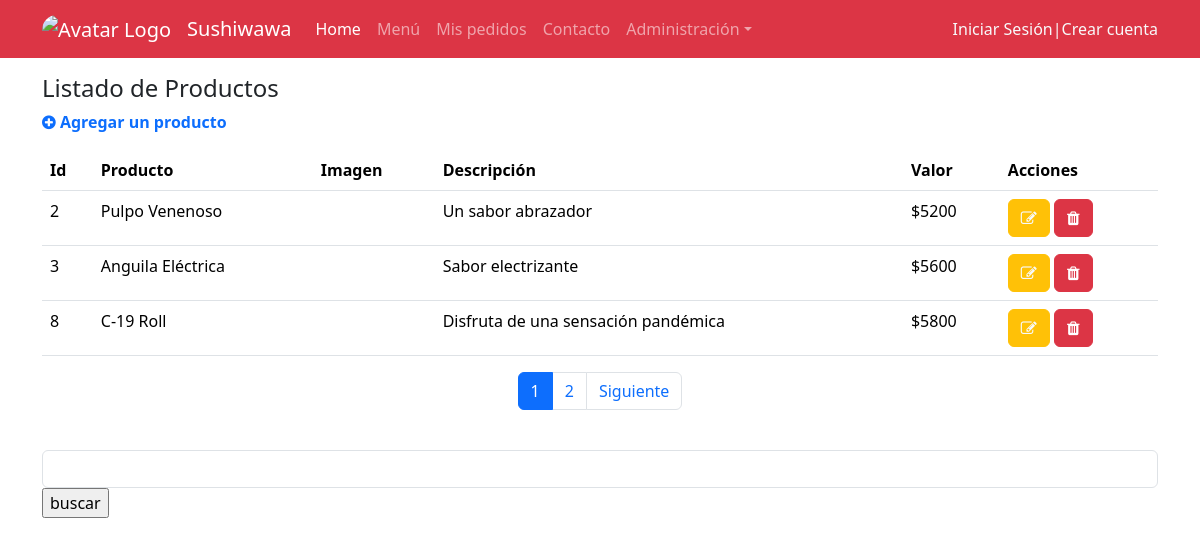
Before: /productos/ with the older database file.
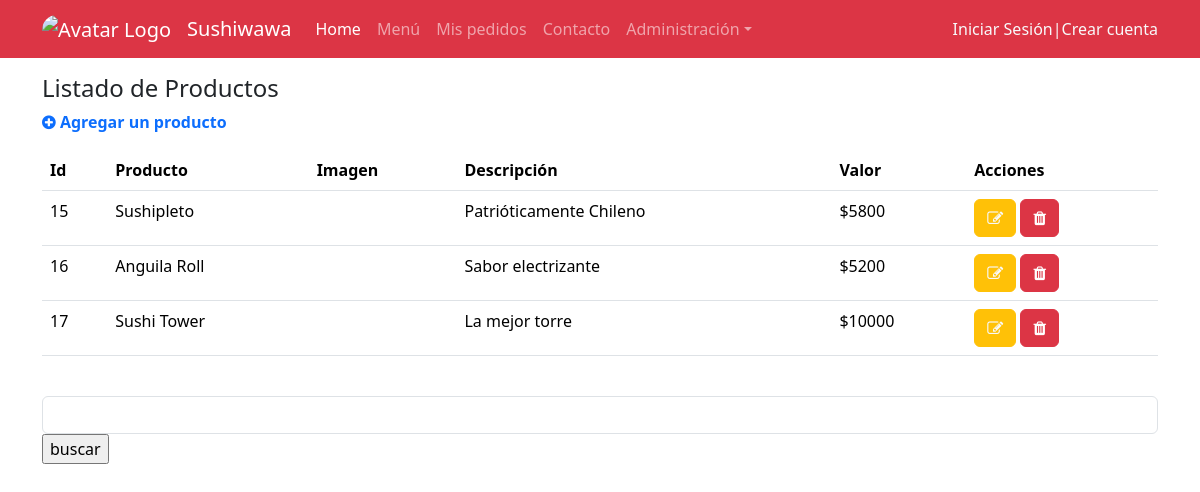
After: the same page with the newer database file.
### sushi/models.py (models this page shows, shortened)
class Producto(models.Model):
    nombre_producto=models.CharField(max_length=50, null=False)
    imagen=models.ImageField(upload_to='productos', null=True)
    descripcion=models.CharField(max_length=50, null=False)
    valor=models.IntegerField(null=False)

### sushi/views.py (the view)
# urls.py: path('productos/', productos, name='productos'),
def productos(request):
    productos=Producto.objects.all()
    page=request.GET.get('page',1)
    try:
        pagtr=Paginator(productos,3)
        productos=pagtr.page(page)
    except:
        raise Http404
    print(productos)
    datos={
        "productos":productos,
        "paginator":pagtr
    }
    if request.method=="POST":
        val=request.POST.get("valor")
        productos=Producto.objects.filter(valor=val)
        datos={
        "productos":productos,
        }
    return render(request,'sushi/productos.html', datos)

### sushi/templates/sushi/productos.html (shortened to what this page needs)
{% extends "sushi/base.html" %}
{% load static %}
{% block links %}
<link rel="stylesheet" href="https://cdnjs.cloudflare.com/ajax/libs/font-awesome/4.7.0/css/font-awesome.min.css">
{% endblock links %}
{% block contenido %}
    <div class="container">
      <div class="mt-3">
        <h1 class="h4">Listado de Productos</h1>
        <p ><a href="{% url "crearproducto" %}" class="nodecolink"><i class="fa fa-plus-circle" aria-hidden="true"></i> Agregar un producto</p></a>
      </div>
      <div class="mt-2 table-responsive">
        <table class="table table-hover">
            <thead>
              <tr>
                <th>Id</th>
                <th>Producto</th>
                <th>Imagen</th>
                <th>Descripción</th>
                <th>Valor</th>
                <th>Acciones</th>
              </tr>
            </thead>
            <tbody>
              {% for p in productos  %}
              <tr>
                <td>{{p.id}}</td>
                <td>{{p.nombre_producto | title}}</td>
                <td><img src="{{p.imagen.url}} " alt="" height="50"></td>
                <td>{{p.descripcion | capfirst}}</td>
                <td>${{p.valor }}</td>
                <td>
                    <a href="{% url "modificarproducto" p.id %}" role="button" class="btn btn-warning text-light"><i class="fa fa-pencil-square-o" aria-hidden="true"></i></a>
                    <a href="{% url "eliminarproducto" p.id %}" role="button" class="btn btn-danger"><i class="fa fa-trash" aria-hidden="true"></i></a>
                </td>
              </tr>
              {% endfor %}
            </tbody>
        </table>
          <div>
            {% include 'sushi/paginator.html' %}
          </div>
      </div>
      <form action="" method="post">
        <div class="form-group">
          <input type="text" class="form-control" name="valor" id="id_valor" aria-describedby="helpId" placeholder="">
        </div>
        <input type="submit" value="buscar">
      </form>
    </div>
    {% endblock contenido %}

### sushi/templates/sushi/base.html (shortened to what this page needs)
{% load static %}
<!DOCTYPE html>
<html lang="es">
<head>
    <link href="{% static 'sushi/css/bootstrap.min.css' %} " rel="stylesheet">
    <link rel="stylesheet" href=" {% static 'sushi/css/estilo.css' %} ">
    {% block links %}
    {% endblock links %}
</head>
<body>
    <nav class="navbar navbar-expand-sm navbar-dark bg-danger">
        <div class="container">
            <a class="navbar-brand" href="{% url 'index' %}">
                <img src=" {% static 'sushi/img/dog3logo.png' %} " alt=" Avatar Logo" style="width:40px;"
                class="rounded-pill">
            </a>
            <a class="navbar-brand" href="{% url 'index' %}">Sushiwawa</a>
                <div class="collapse navbar-collapse" id="collapsibleNavId">
                    <ul class="navbar-nav me-auto mt-2 mt-lg-0">
                        <li class="nav-item">
                            <a class="nav-link active" href=" {% url 'index' %}" aria-current="page">Home
                                <span class="visually-hidden">(current)</span></a>
                        </li>
                        <li class="nav-item">
                            <a class="nav-link" href="">Menú</a>
                        </li>
                        <li class="nav-item">
                            <a class="nav-link" href="{% url 'mispedidos' %}">Mis pedidos</a>
                        </li>
                        <li class="nav-item">
                            <a class="nav-link" href="">Contacto</a>
                        </li>
                        <li class="nav-item dropdown">
                            <a class="nav-link dropdown-toggle" href="#" id="dropdownId" data-bs-toggle="dropdown"
                                aria-haspopup="true" aria-expanded="false">Administración</a>
                        </li>
                    </ul>
                    {% if user.is_authenticated %}
                        <span id="sesionlink"><a class="nav-link text-light sesiontext" href="">{{user.username}} |</a></span>
                       {% comment %}  <form action="{% url "logout" %}" method="post">
                            {% csrf_token %}
                            <span id="sesionlink"><button type="submit" class='nav-link text-light sesiontext'>&nbsp;Cerrar Sesión</button></span>
                        </form> {% endcomment %}
                        <span id="sesionlink"><a class="nav-link text-light sesiontext" href="{% url "logout_view" %}">&nbsp;Cerrar Sesión</a></span>
                    {% else %}
                        <span id="sesionlink"><a class="nav-link text-light sesiontext" href="{% url 'login' %}">Iniciar Sesión</a></span>
                        <span id="sesionlink"><a class="nav-link text-light sesiontext" href="">|</a></span>
                        <span id="sesionlink"><a class="nav-link text-light sesiontext" href="{% url 'registro' %}">Crear cuenta</a></span>
                    {% endif %}
                </div>
        </div>
    </nav>
    {% block contenido %}
    {% endblock contenido %}
</body>
</html>

### sushi/templates/sushi/paginator.html (shortened to what this page needs)
{% if paginator.num_pages > 1%}
<div class="d-flex justify-content-center">
    <ul class="pagination">
        {% for page in paginator.page_range %}
            {% if page < 7 or page == productos.number %}
            <li class="page-item {% if page == productos.number %}active{% endif %}">
                <a class="page-link" href="?page={{ page }}#pagtable">{{ page }}</a>
            </li>
            {% endif %}
        {% endfor %}
        {% if productos.has_next %}
            <li class="page-item d-none d-sm-block">
                <a class="page-link" href="?page={{ productos.next_page_number }}#pagtable">Siguiente</a>
            </li>
        {% endif %}
    </ul>
</div>
{% endif %}

### sushi/static/sushi/css/estilo.css (style rules this page uses)
.nodecolink { text-decoration: none; font-weight:600; }

Changed rows visible on the page:
removed Producto: id "2", nombre_producto "Pulpo Venenoso", descripcion "Un sabor abrazador", valor "5200"
removed Producto: id "3", nombre_producto "Anguila Eléctrica", descripcion "Sabor electrizante", valor "5600"
removed Producto: id "8", nombre_producto "C-19 Roll", descripcion "Disfruta de una sensación pandémica", valor "5800"
added Producto: id "15", nombre_producto "Sushipleto", descripcion "Patrióticamente Chileno", valor "5800"
added Producto: id "16", nombre_producto "Anguila Roll", descripcion "Sabor electrizante", valor "5200"
added Producto: id "17", nombre_producto "Sushi Tower", descripcion "La mejor torre", valor "10000"
Other visible differences:
list line gone: "1"
list line gone: "2"
text no longer shown: "Siguiente"
